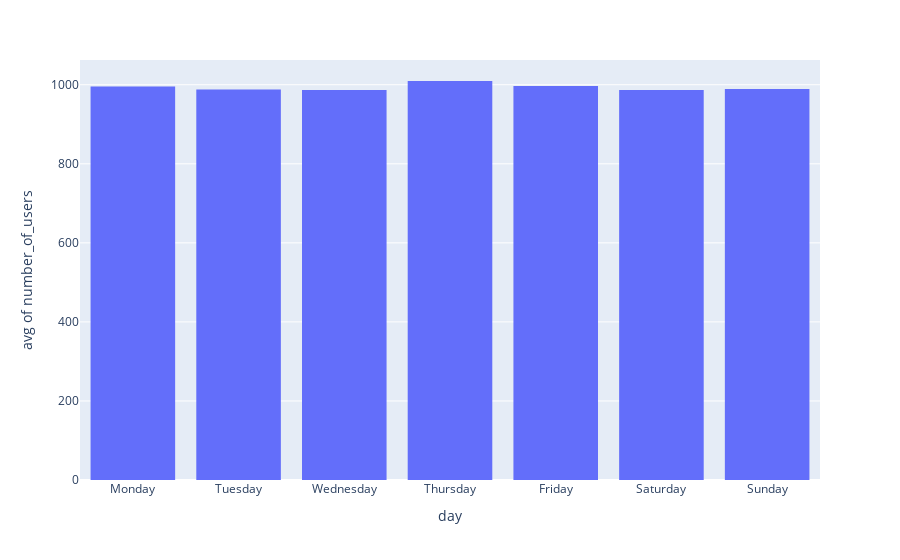

The cell this chart's notebook holds for it:
### Markdown cell above
As you can see, the first bin is ```Wednesday```. This is because the day in our dictionary is Wednesday. If we wish to force an specific order in the binning, we need to set the ```category_orders``` argument. For example:

### Code cell
fig = px.histogram(data_users_dict, x="day", y='number_of_users', histfunc='avg', category_orders=dict(day=list(weekdays.values())))
fig.show()

### Figure 1 — Plotly figure (JSON) as saved in the notebook; plotly's stock layout.template omitted (floating-point values rounded to 4 significant figures)
{"data": [{"alignmentgroup": "True", "bingroup": "x", "histfunc": "avg", "hovertemplate": "day=%{x}<br>avg of number_of_users=%{y}<extra></extra>", "legendgroup": "", "marker": {"color": "#636efa", "pattern": {"shape": ""}}, "name": "", "offsetgroup": "", "orientation": "v", "showlegend": false, "type": "histogram", "x": ["Wednesday", "Thursday", "Friday", "Saturday", "Sunday", "Monday", "Tuesday", "Wednesday", "Thursday", "Friday", "Saturday", "Sunday", "Monday", "Tuesday", "Wednesday", "Thursday", "Friday", "Saturday", "Sunday", "Monday", "Tuesday", "Wednesday", "Thursday", "Friday", "Saturday", "Sunday", "Monday", "Tuesday", "Wednesday", "Thursday", "Friday", "Saturday", "Sunday", "Monday", "Tuesday", "Wednesday", "Thursday", "Friday", "Saturday", "Sunday", "Monday", "Tuesday", "Wednesday", "Thursday", "Friday", "Saturday", "Sunday", "Monday", "Tuesday", "Wednesday", "Thursday", "Friday", "Saturday", "Sunday", "Monday", "Tuesday", "Wednesday", "Thursday", "Friday", "Saturday", "Sunday", "Monday", "Tuesday", "Wednesday", "Thursday", "Friday", "Saturday", "Sunday", "Monday", "Tuesday", "Wednesday", "Thursday", "Friday", "Saturday", "Sunday", "Monday", "Tuesday", "Wednesday", "Thursday", "Friday", "Saturday", "Sunday", "Monday", "Tuesday", "Wednesday", "Thursday", "Friday", "Saturday", "Sunday", "Monday", "Tuesday", "Wednesday", "Thursday", "Friday", "Saturday", "Sunday", "Monday", "Tuesday", "Wednesday", "Thursday", "Friday", "Saturday", "Sunday", "Monday", "Tuesday", "Wednesday", "Thursday", "Friday", "Saturday", "Sunday", "Monday", "Tuesday", "Wednesday", "Thursday", "Friday", "Saturday", "Sunday", "Monday", "Tuesday", "Wednesday"], "xaxis": "x", "y": [1070, 970, 975, 890, 1004, 975, 945, 914, 1098, 1015, 1027, 978, 1004, 1055, 1018, 1021, 1033, 1008, 934, 919, 1013, 1038, 1070, 937, 900, 1011, 1067, 911, 1011, 999, 1012, 950, 1014, 1016, 1038, 897, 1007, 1111, 952, 927, 974, 984, 1002, 1102, 970, 1046, 923, 964, 949, 1007, 1028, 926, 1038, 1055, 999, 988, 1015, 1089, 948, 985, 1056, 967, 935, 996, 983, 1068, 991, 1012, 1070, 971, 953, 911, 984, 992, 1041, 1038, 1040, 1022, 971, 1032, 1016, 962, 962, 1028, 972, 1083, 888, 962, 947, 1028, 920, 1026, 930, 994, 993, 1001, 1017, 1056, 885, 982, 1070, 1030, 977, 980, 1005, 986, 992, 939, 1019, 962, 934, 985, 996, 925, 1045, 974, 1008, 1008, 975, 956], "yaxis": "y"}], "layout": {"barmode": "relative", "legend": {"tracegroupgap": 0}, "margin": {"t": 60}, "xaxis": {"anchor": "y", "categoryarray": ["Monday", "Tuesday", "Wednesday", "Thursday", "Friday", "Saturday", "Sunday"], "categoryorder": "array", "domain": [0, 1], "title": {"text": "day"}}, "yaxis": {"anchor": "x", "domain": [0, 1], "title": {"text": "avg of number_of_users"}}}}
